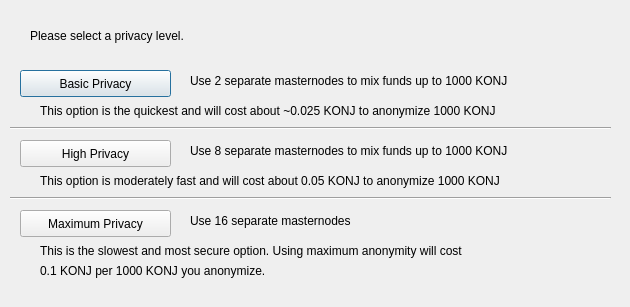
<?xml version="1.0" encoding="UTF-8"?>
<ui version="4.0">
 <class>DarksendConfig</class>
 <widget class="QDialog" name="DarksendConfig">
  <property name="geometry">
   <rect>
    <x>0</x>
    <y>0</y>
    <width>630</width>
    <height>307</height>
   </rect>
  </property>
  <property name="windowTitle">
   <string>Configure Darksend</string>
  </property>
  <widget class="QPushButton" name="buttonBasic">
   <property name="geometry">
    <rect>
     <x>20</x>
     <y>70</y>
     <width>151</width>
     <height>27</height>
    </rect>
   </property>
   <property name="text">
    <string>Basic Privacy</string>
   </property>
  </widget>
  <widget class="QPushButton" name="buttonHigh">
   <property name="geometry">
    <rect>
     <x>20</x>
     <y>140</y>
     <width>151</width>
     <height>27</height>
    </rect>
   </property>
   <property name="text">
    <string>High Privacy</string>
   </property>
  </widget>
  <widget class="QPushButton" name="buttonMax">
   <property name="geometry">
    <rect>
     <x>20</x>
     <y>210</y>
     <width>151</width>
     <height>27</height>
    </rect>
   </property>
   <property name="text">
    <string>Maximum Privacy</string>
   </property>
  </widget>
  <widget class="QLabel" name="label">
   <property name="geometry">
    <rect>
     <x>30</x>
     <y>20</y>
     <width>571</width>
     <height>31</height>
    </rect>
   </property>
   <property name="text">
    <string>Please select a privacy level.</string>
   </property>
  </widget>
  <widget class="QLabel" name="label_2">
   <property name="geometry">
    <rect>
     <x>190</x>
     <y>70</y>
     <width>421</width>
     <height>21</height>
    </rect>
   </property>
   <property name="text">
    <string>Use 2 separate masternodes to mix funds up to 1000 KONJ</string>
   </property>
  </widget>
  <widget class="QLabel" name="label_3">
   <property name="geometry">
    <rect>
     <x>190</x>
     <y>140</y>
     <width>411</width>
     <height>21</height>
    </rect>
   </property>
   <property name="text">
    <string>Use 8 separate masternodes to mix funds up to 1000 KONJ</string>
   </property>
  </widget>
  <widget class="QLabel" name="label_4">
   <property name="geometry">
    <rect>
     <x>190</x>
     <y>210</y>
     <width>421</width>
     <height>21</height>
    </rect>
   </property>
   <property name="text">
    <string>Use 16 separate masternodes</string>
   </property>
  </widget>
  <widget class="QLabel" name="label_6">
   <property name="geometry">
    <rect>
     <x>40</x>
     <y>100</y>
     <width>561</width>
     <height>21</height>
    </rect>
   </property>
   <property name="text">
    <string>This option is the quickest and will cost about ~0.025 KONJ to anonymize 1000 KONJ</string>
   </property>
  </widget>
  <widget class="QLabel" name="label_7">
   <property name="geometry">
    <rect>
     <x>40</x>
     <y>170</y>
     <width>561</width>
     <height>21</height>
    </rect>
   </property>
   <property name="text">
    <string>This option is moderately fast and will cost about 0.05 KONJ to anonymize 1000 KONJ</string>
   </property>
  </widget>
  <widget class="QLabel" name="label_8">
   <property name="geometry">
    <rect>
     <x>40</x>
     <y>240</y>
     <width>561</width>
     <height>21</height>
    </rect>
   </property>
   <property name="text">
    <string>This is the slowest and most secure option. Using maximum anonymity will cost</string>
   </property>
  </widget>
  <widget class="QLabel" name="label_9">
   <property name="geometry">
    <rect>
     <x>40</x>
     <y>260</y>
     <width>561</width>
     <height>21</height>
    </rect>
   </property>
   <property name="text">
    <string>0.1 KONJ per 1000 KONJ you anonymize.</string>
   </property>
  </widget>
  <widget class="Line" name="line">
   <property name="geometry">
    <rect>
     <x>10</x>
     <y>120</y>
     <width>601</width>
     <height>16</height>
    </rect>
   </property>
   <property name="orientation">
    <enum>Qt::Horizontal</enum>
   </property>
  </widget>
  <widget class="Line" name="line_2">
   <property name="geometry">
    <rect>
     <x>10</x>
     <y>190</y>
     <width>601</width>
     <height>16</height>
    </rect>
   </property>
   <property name="orientation">
    <enum>Qt::Horizontal</enum>
   </property>
  </widget>
 </widget>
 <resources/>
 <connections/>
</ui>
